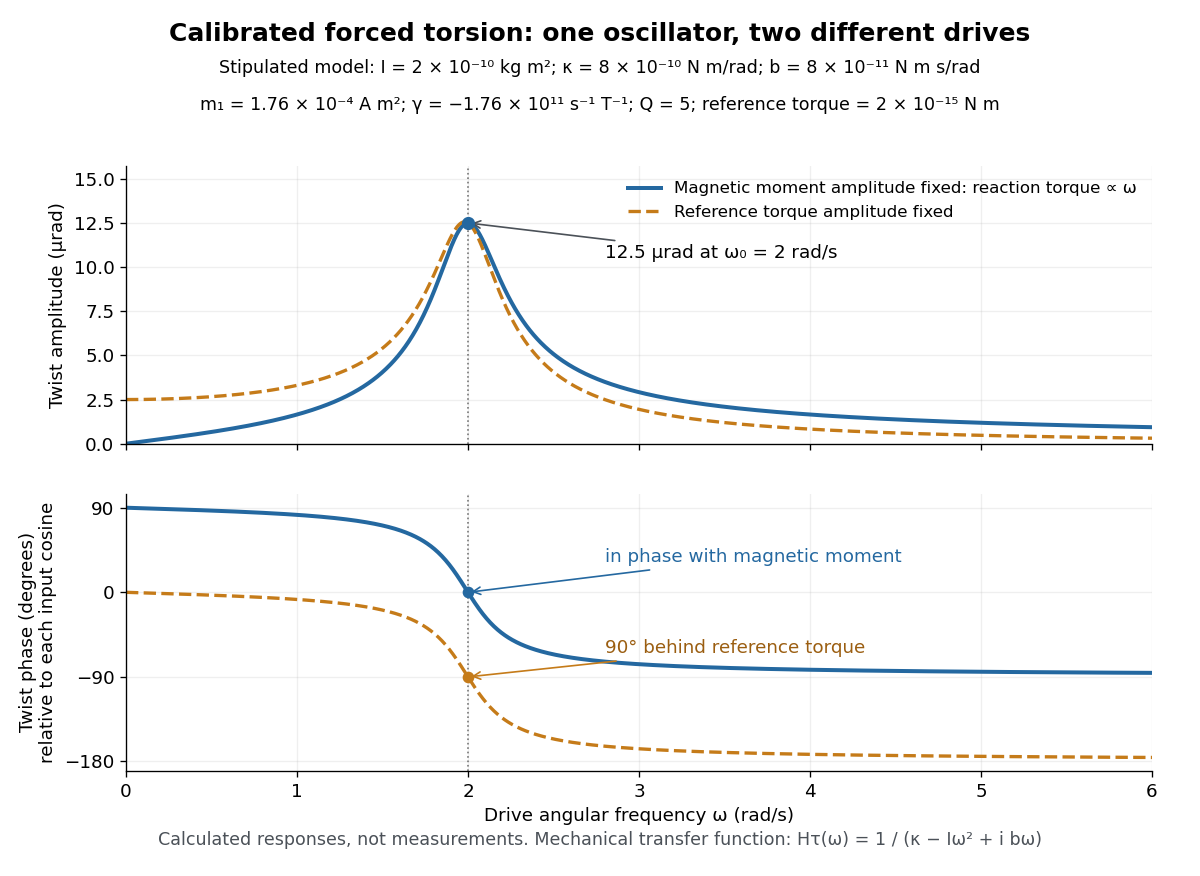

This chart was generated by the following Python code:
"""Original calibrated forced-torsion model; no experimental data.

Python 3.14, numpy 2.3, matplotlib 3.10. Run from _media.
Independent numerical time-domain verification is documented in the task report.
"""
from pathlib import Path

import matplotlib.pyplot as plt
import numpy as np


def main():
    inertia = 2.00e-10
    stiffness = 8.00e-10
    damping = 8.00e-11
    gamma = -1.76e11
    moment = 1.76e-4
    omega0 = np.sqrt(stiffness / inertia)
    quality = inertia * omega0 / damping
    reference_torque = omega0 * moment / abs(gamma)
    omega = np.linspace(0, 6, 1401)
    mechanical = 1 / (stiffness - inertia * omega**2 + 1j*damping*omega)
    calibration = reference_torque * mechanical
    edh = (-1j*omega*moment/gamma) * mechanical
    phase_cal = np.angle(calibration, deg=True)
    phase_edh = 90 + phase_cal
    phase_edh[0] = np.nan  # zero response has no phase
    plt.rcParams.update({"font.size": 11, "font.family": "DejaVu Sans"})
    fig, (amplitude_ax, phase_ax) = plt.subplots(2, 1, figsize=(10, 7.3),
                                               sharex=True, facecolor="white")
    fig.subplots_adjust(top=.81, bottom=.12, left=.105, right=.96, hspace=.18)
    for ax in (amplitude_ax, phase_ax):
        ax.axvline(omega0, color="#777777", lw=1, ls=":")
        ax.grid(alpha=.20)
        ax.spines[["top", "right"]].set_visible(False)
        ax.set_xlim(0, 6)
    amplitude_ax.plot(omega, 1e6*abs(edh), color="#2468a0", lw=2.4,
                      label="Magnetic moment amplitude fixed: reaction torque ∝ ω")
    amplitude_ax.plot(omega, 1e6*abs(calibration), color="#c57b19", lw=2,
                      ls="--", label="Reference torque amplitude fixed")
    amplitude_ax.scatter([omega0], [12.5], s=48, color="#2468a0", zorder=4)
    amplitude_ax.annotate("12.5 μrad at ω₀ = 2 rad/s", (2, 12.5), (2.8, 10.5),
                          arrowprops={"arrowstyle": "->", "color": "#4b5158"})
    amplitude_ax.set(ylabel="Twist amplitude (μrad)", ylim=(0, 15.7))
    amplitude_ax.legend(frameon=False, loc="upper right", fontsize=10)
    phase_ax.plot(omega, phase_edh, color="#2468a0", lw=2.4)
    phase_ax.plot(omega, phase_cal, color="#c57b19", lw=2, ls="--")
    phase_ax.scatter([omega0], [0], color="#2468a0", zorder=4)
    phase_ax.scatter([omega0], [-90], color="#c57b19", zorder=4)
    phase_ax.annotate("in phase with magnetic moment", (2, 0), (2.8, 32),
                     arrowprops={"arrowstyle": "->", "color": "#2468a0"}, color="#2468a0")
    phase_ax.annotate("90° behind reference torque", (2, -90), (2.8, -65),
                     arrowprops={"arrowstyle": "->", "color": "#c57b19"}, color="#9b5e11")
    phase_ax.set(xlabel="Drive angular frequency ω (rad/s)",
                 ylabel="Twist phase (degrees)\nrelative to each input cosine",
                 ylim=(-190, 105), yticks=[-180, -90, 0, 90])
    fig.suptitle("Calibrated forced torsion: one oscillator, two different drives",
                 y=.975, weight="bold", fontsize=15)
    fig.text(.5, .917, "Stipulated model: I = 2 × 10⁻¹⁰ kg m²; κ = 8 × 10⁻¹⁰ N m/rad; "
             "b = 8 × 10⁻¹¹ N m s/rad", ha="center", fontsize=10.5)
    fig.text(.5, .875, "m₁ = 1.76 × 10⁻⁴ A m²; γ = −1.76 × 10¹¹ s⁻¹ T⁻¹; "
             f"Q = {quality:g}; reference torque = 2 × 10⁻¹⁵ N m", ha="center", fontsize=10.5)
    fig.text(.5, .035, "Calculated responses, not measurements. "
             "Mechanical transfer function: Hτ(ω) = 1 / (κ − Iω² + i bω)",
             ha="center", fontsize=10.5, color="#4b5158")
    fig.savefig(Path.cwd() / (Path(__file__).stem + ".png"), dpi=120, facecolor="white")
    plt.close(fig)


if __name__ == "__main__":
    main()
